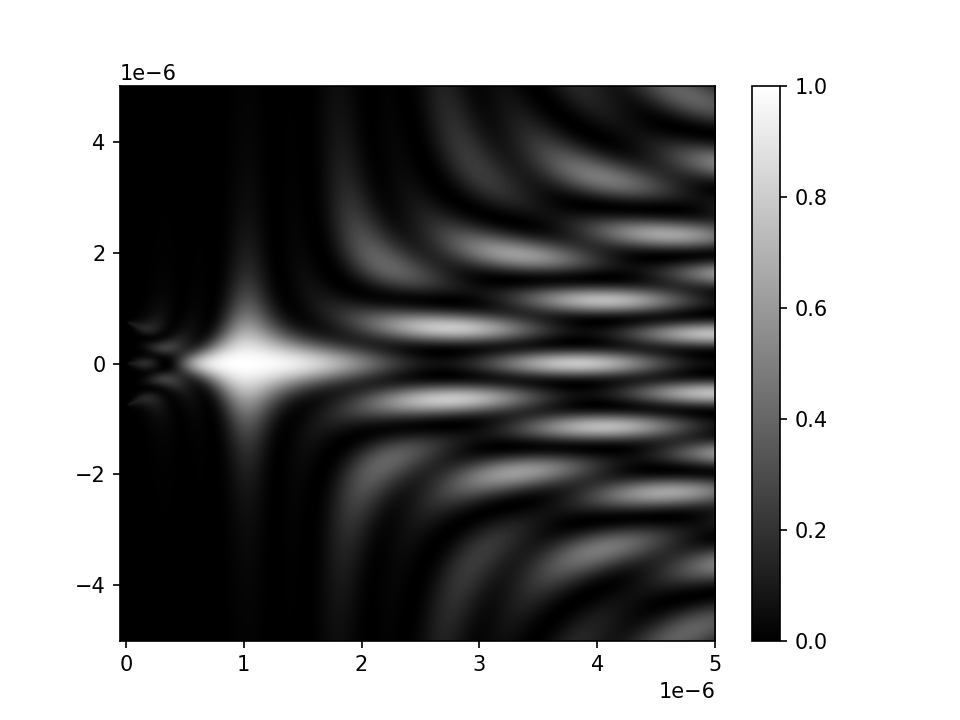
#> input picture Codigo/k(x)/Green_550.png, 960 x 720 px
$ jupyter execute Intento_4.ipynb   (shell and % lines are left out)
#> lines starting #> are read from the running program, lines starting #| are printed output that depends on the picture
[cell 1]
import numpy as np
import matplotlib.pyplot as plt
import cv2

[cell 2]
def matrix_points(p):
    #x son los puntos sobre el eje x
    x = list(np.array(p)[:,0])
    y = list(np.array(p)[:,1])

    #subm_1 es la submatriz compuesta de vectores fila de x
    subm_1x = np.array(x*len(x)).reshape(len(x),len(x))
    subm_1y = np.array(y*len(y)).reshape(len(y),len(y))

    #subm_2 es la submatriz compuesta de vectores columna repitiendo x
    subm_2x = np.transpose(subm_1x)
    subm_2y = np.transpose(subm_1y)

    #xi_a es el promedio de cada punto en x con cada uno de los demas puntos
    xi_a = (subm_1x+subm_2x)/2
    eta_a = (subm_1y+subm_2y)/2

    #xi_d es la distancia de cada punto con cada uno de los demas puntos
    xi_d = subm_2x-subm_1x
    eta_d = subm_2y-subm_1y

    #vectores de las matrices xi_a y xi_d
    xi_av = list(xi_a.reshape(1,len(xi_a)**2))
    xi_dv = list(xi_d.reshape(1,len(xi_d)**2))
    eta_av = list(eta_a.reshape(1,len(eta_a)**2))
    eta_dv = list(eta_d.reshape(1,len(eta_d)**2))

    #matriz con todas las parejas de puntos xi_a y xi_d
    xi_m = np.transpose(np.array(xi_av+xi_dv+eta_av+eta_dv)).reshape(len(x),len(x),4)
    return xi_m

[cell 3]
def GeometricPotencial_3D_00_reducido(xa, xi_a, xi_d, ya, eta_a, eta_d, za, wa, f):

    # plus y minus
    xi_p, xi_n = xi_a+(xi_d)/2, xi_a-(xi_d)/2
    eta_p, eta_n = eta_a+(eta_d)/2, eta_a-(eta_d)/2

    #---------------------------------------------------------------------------------------------
    # POZOS REALES

    # -constants
    pic = 1 / (4*np.pi)
    k = ((2*np.pi)/wa)
    zf = za/f
    zf_comp = 1- zf

    # -plus contribution

    # --norm difference F and plus
    norm_Fplus  = np.sqrt((xi_p **2) + (eta_p ** 2) + (f ** 2))

    # --norm s plus
    norm_Splus  = np.sqrt((( -xa + xi_p*(zf_comp) ) ** 2) + (( -ya + eta_p*(zf_comp) ) **2) + ((za) ** 2))

    # --norm zf(F-plus) - (z+ra-plus)
    norm_SFplus = np.sqrt( ((zf_comp*xi_p - xa) ** 2) + ((zf_comp*eta_p - ya) ** 2) )

    # -- cos x_plus
    cosx_plus_num   = (zf ** 2) * (norm_Fplus ** 2)  +  (norm_Splus ** 2)  -  (norm_SFplus ** 2)
    cosx_plus_denom = 2 * zf * norm_Fplus * norm_Splus
    cosx_plus       = cosx_plus_num / cosx_plus_denom

    # -- inclination factor plus
    kx_plus = (k*pic) * (1 + cosx_plus)

    # -- total plus contribution
    kx_plus_S = kx_plus / norm_Splus


    # -minus contribution

    # --norm difference F and minus
    norm_Fminus  = np.sqrt((xi_n **2) + (eta_n ** 2) + (f ** 2))

    # --norm s minus
    norm_Sminus  = np.sqrt((( -xa + xi_n*(zf_comp) ) ** 2) + (( -ya + eta_n*(zf_comp) ) **2) + ((za) ** 2))

    # --norm zf(F-minus) - (z+ra-minus)
    norm_SFminus = np.sqrt( ((zf_comp*xi_n - xa) ** 2) + ((zf_comp*eta_n - ya) ** 2) )

    # -- cos x_minus
    cosx_minus_num   = (zf ** 2) * (norm_Fminus ** 2)  +  (norm_Sminus ** 2)  -  (norm_SFminus ** 2)
    cosx_minus_denom = 2 * zf * norm_Fminus * norm_Sminus
    cosx_minus       = cosx_minus_num / cosx_minus_denom

    # -- inclination factor minus
    kx_minus = (k*pic) * (1 + cosx_minus)

    # -- total minus contribution
    kx_minus_S = kx_minus / norm_Sminus

    # TOTAL CONTRIBUTION
    real_well = kx_plus_S * kx_minus_S

    #---------------------------------------------------------------------------------------------------------
    # PHASE
    phase_argument = 1j*k*norm_Splus  - 1j*k*norm_Sminus
    phase = np.exp(phase_argument)

    #-------------------------------------------------------------------------------------------------------
    # KERNEL

    # -without focus
    kernel_0     = 2*((k**2)*(pic ** 2)) * ((za+norm_Splus)/(norm_Splus ** 2)) * ((za+norm_Sminus)/(norm_Sminus ** 2)) * phase

    # - with focus
    kernel_focus = real_well * phase

    # - final kernel
    kernel = np.real(kernel_focus)

    return kernel

def GeometricPotencial_3D_Real(xa, ya, za, p, wa,f):
#> called with ya = 0, p = array of shape (3, 2), wa = 5e-07, f = 1e-06
    sum_r = 0
    matrix_complete = matrix_points(p)
    matrix_real = np.einsum('iij->ij', matrix_complete)
    for i in matrix_real:
        sum_r = sum_r + GeometricPotencial_3D_00_reducido(xa,i[0],i[1],ya,i[2],i[3],za,wa,f) * (za ** 2)
#         sum_r = sum_r + GeometricPotencial_3D_00_reducido(xa,i[0],i[1],ya,i[2],i[3],za,wa,f)
    return sum_r

def GeometricPotencial_3D_Virtual(xa, ya, za, p, wa,f):
#> called with ya = 0, p = array of shape (3, 2), wa = 5e-07, f = 1e-06
    sum_v = 0
    matrix_complete = matrix_points(p)
    matrix_virtual = []

    for i in range(0,len(matrix_complete)):
        for j in range(0,len(matrix_complete)):
            if i != j:
                matrix_virtual.append(list(matrix_complete[i,j]))

    matrix_virtual = np.array(matrix_virtual)

    for k in matrix_virtual:
        sum_v = sum_v + GeometricPotencial_3D_00_reducido(xa,k[0],k[1],ya,k[2],k[3],za,wa,f) * (za ** 2)
#         sum_v = sum_v + GeometricPotencial_3D_00_reducido(xa,k[0],k[1],ya,k[2],k[3],za,wa,f)
    return sum_v

def GeometricPotencial_3D_reducido(xa, ya, za, p, wa,f):
    sum_t = 1*GeometricPotencial_3D_Real(xa, ya, za, p, wa,f) + 1*GeometricPotencial_3D_Virtual(xa, ya, za, p, wa,f)
    return sum_t

[cell 4]
w      = 500 * (10 ** -9)
w_ref  = 500 * (10 ** -9)

points = np.array([[-3*w_ref,0],[3*w_ref,0], [0,0]])

[cell 5]
x1, x2 = -9, 9
z1, z2 = -2, 16
square = np.linspace(x1*w_ref, x2*w_ref, 500)
dz = np.linspace(z1*w_ref, z2*w_ref, 500)

focus = 2*w_ref

z, xx = np.meshgrid(dz, square)
zz = np.array(list(GeometricPotencial_3D_reducido(xx,0,z,points*.5,w,focus)), dtype=float)

z_mi, z_ma = zz.min()/1, zz.max()

zz = zz / z_ma

fig, (ax) = plt.subplots(dpi=150)
c = ax.imshow(zz,vmin=0, vmax=1, cmap = 'gray',
              aspect='equal', interpolation = 'bicubic', extent=[z1*w_ref, z2*w_ref, x1*w_ref,x2*w_ref])
# fig.colorbar(c, ax = ax)
plt.axis('off')
plt.savefig("pattern_inclination_3.png")
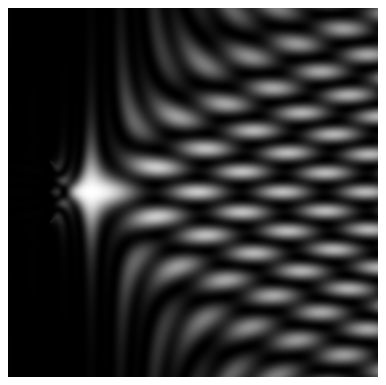
#> figure drawn by matplotlib, 1 panel
plt.show()

[cell 6]
x1, x2 = -4, 4
z1, z2 = -.1, 3
square = np.linspace(x1*w_ref, x2*w_ref, 500)
dz = np.linspace(z1*w_ref, z2*w_ref, 500)

focus = 2*w_ref

z, xx = np.meshgrid(dz, square)
zz = np.array(list(GeometricPotencial_3D_reducido(xx,0,z,points*.5,w,focus)), dtype=float)

z_mi, z_ma = zz.min()/1, zz.max()

zz = zz / z_ma

fig, (ax) = plt.subplots(dpi=150)
c = ax.imshow(zz,vmin=0, vmax=.001, cmap = 'gray',
              aspect='auto', interpolation = 'bicubic', extent=[z1*w_ref, z2*w_ref, x1*w_ref,x2*w_ref])
fig.colorbar(c, ax = ax)
plt.savefig("Red_670.png")
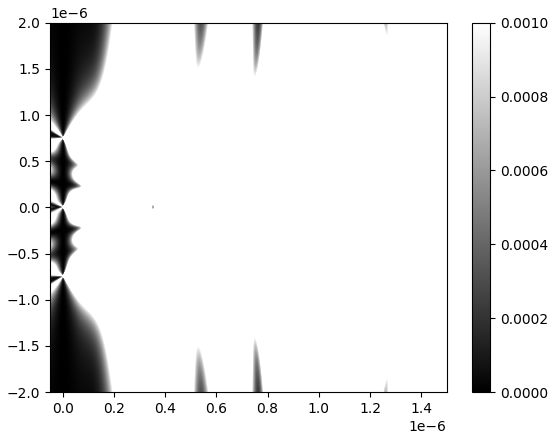
#> figure drawn by matplotlib, 2 panels
plt.show()

[cell 7]
x1, x2 = -15, 15
square = np.linspace(x1*w, x2*w, 500)
dz = 1 * (10 ** -6)


xx, yy = np.meshgrid(square, square)
zz = np.array(list(GeometricPotencial_3D_reducido(xx, yy, dz, points*1, w,focus)), dtype=float)

z_mi, z_ma = zz.min(), zz.max()

zz = zz/ z_ma

fig, (ax) = plt.subplots(dpi=150)

c = ax.imshow(zz,vmin=0, vmax=1, cmap = 'gray', extent=[x1*w, x2*w, x1*w,x2*w],
              aspect='auto', interpolation = 'bicubic')

fig.colorbar(c, ax=ax, extend='max')
#plt.savefig("Geometric Potencial_coherence")
plt.show()
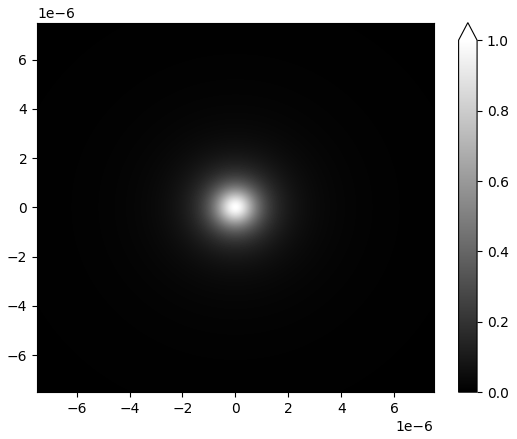
#> figure drawn by matplotlib, 2 panels

[cell 8]
square = np.linspace(-5*w, 5*w, 500)
dz = 2*w

focus = 2*w

xx,yy = np.meshgrid(square, square)
zz = np.array(list(GeometricPotencial_3D_reducido(xx,yy,dz,points*1,w,focus)), dtype=float)
#zz = zz[:-1, :-1]
z_mi, z_ma = zz.min()/1, zz.max()/1

fig, (ax) = plt.subplots(dpi=150, subplot_kw={'aspect': 'equal'})
c = ax.pcolormesh(xx, yy, zz, cmap='rainbow',  vmin = z_mi, vmax = z_ma)
fig.colorbar(c, ax = ax)
#plt.savefig("Geometric Potencial_coherence")
plt.show()
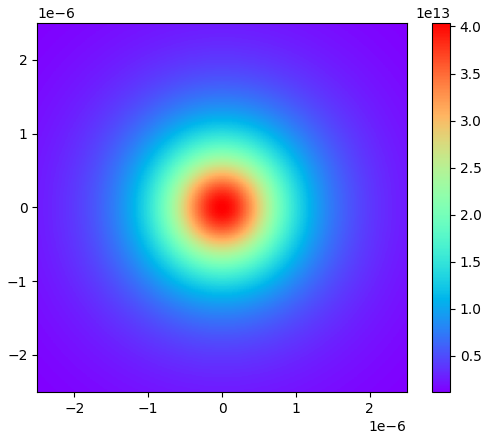
#> figure drawn by matplotlib, 2 panels

[cell 9]
red = cv2.imread("Red_670.png", 0)
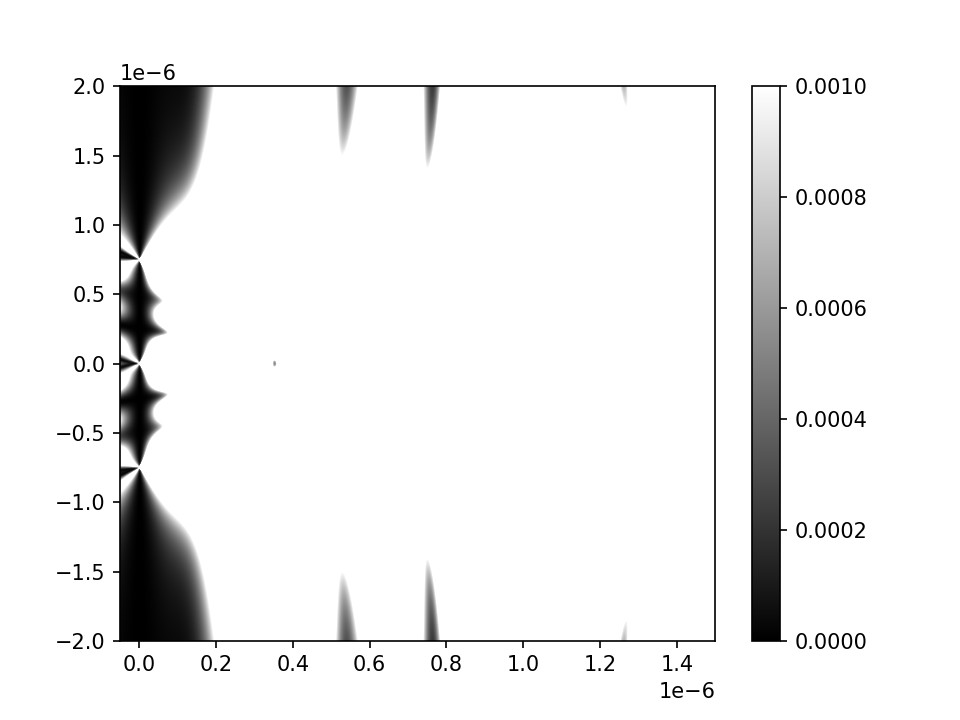
#> red: shape (720, 960); min 0, max 255, mean 239.3
green = cv2.imread("Green_550.png", 0)
#> green is the input picture: shape (720, 960); min 0, max 255, mean 145.2
blue = cv2.imread("Blue_450.png", 0)
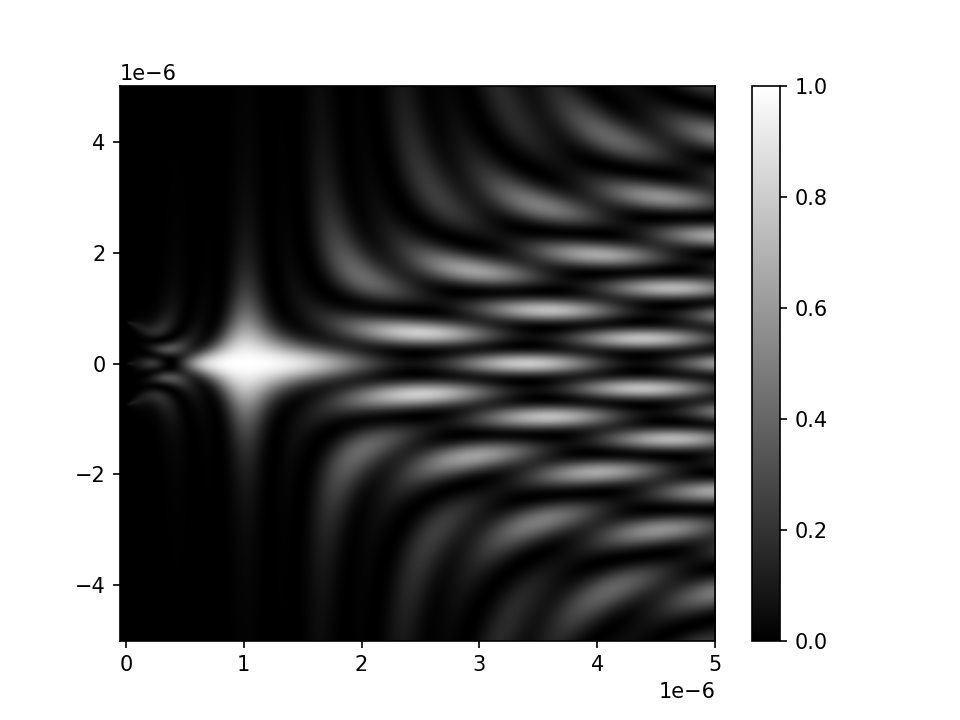
#> input picture Codigo/k(x)/Blue_450.png, 960 x 720 px
#> blue is the input picture: shape (720, 960); min 0, max 255, mean 145
merge_bgr_img = cv2.merge([blue,green,red])
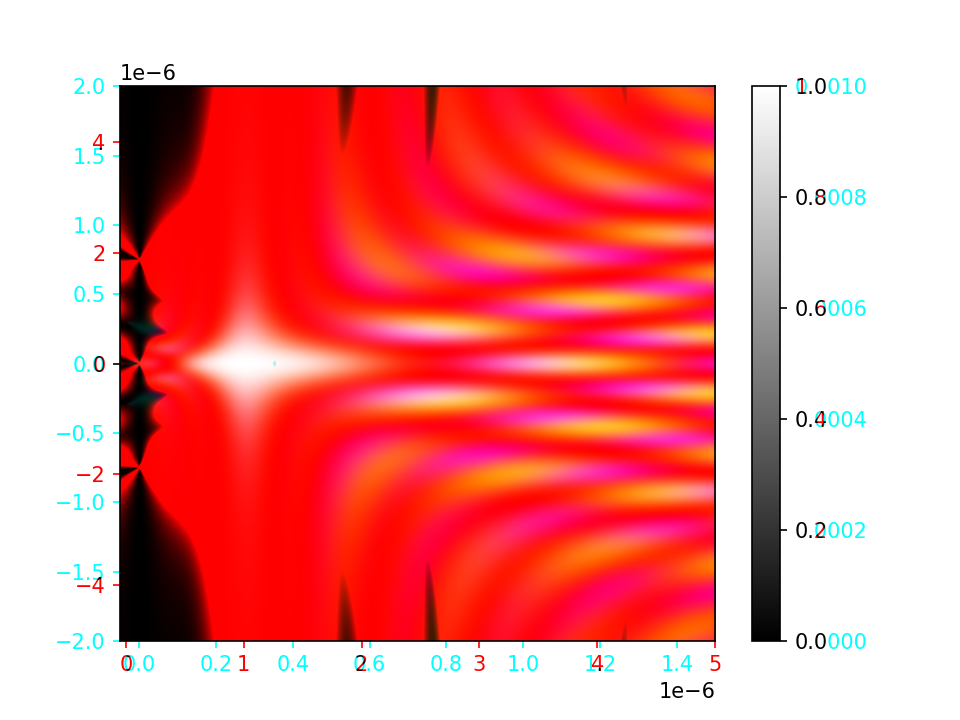
#> merge_bgr_img: shape (720, 960, 3); mean of channels 0, 1, 2 145, 145.2, 239.3; drawn as B, G, R
